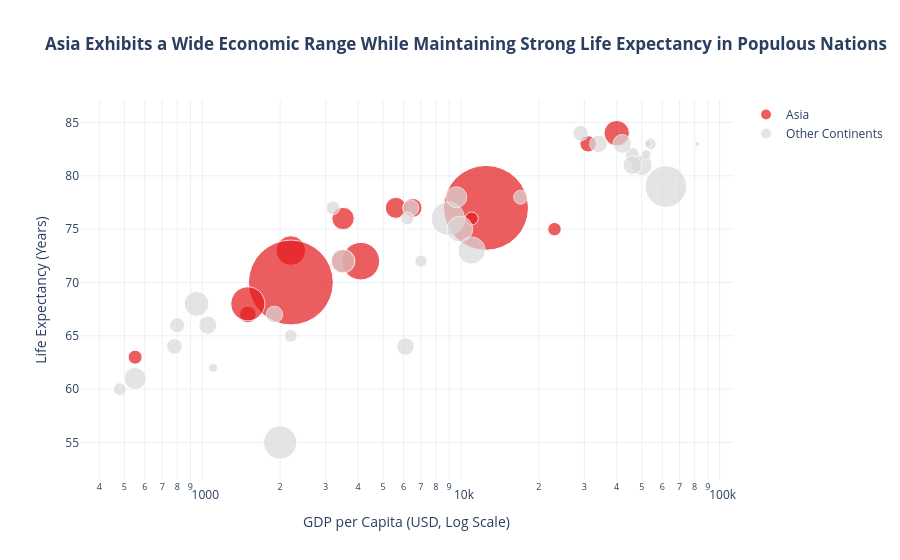

Notebook source saved alongside this figure:
### Code cell
highlight_continent = 'Asia'
df['highlight_group'] = df['Continent'].apply(
    lambda c: highlight_continent if c == highlight_continent else 'Other Continents'
)

fig2 = px.scatter(
    df,
    x='GDP_per_capita',
    y='Life_expectancy',
    size='Population',
    color='highlight_group',
    hover_name='Country',
    log_x=True,
    size_max=60, 
    title='<b>Asia Exhibits a Wide Economic Range While Maintaining Strong Life Expectancy in Populous Nations</b>',
    labels={
        'GDP_per_capita': 'GDP per Capita (USD, Log Scale)',
        'Life_expectancy': 'Life Expectancy (Years)',
        'highlight_group': 'Region Focus'
    },
    color_discrete_map={
        'Asia': '#e41a1c',           
        'Other Continents': '#d9d9d9' 
    }
)

fig2.add_annotation(
    x=10000,
    y=72,
    text="<b>Asia:</b> Diverse economic tiers<br>with massive population scale",
    showarrow=True,
    arrowhead=2,
    arrowsize=1,
    arrowwidth=2,
    arrowcolor='#666666',
    ax=40,
    ay=-40
)

fig2.update_layout(template='plotly_white', legend_title_text='')
fig2.show()

### Figure 1 — Plotly figure (JSON) as saved in the notebook; plotly's stock layout.template omitted (floating-point values rounded to 4 significant figures)
{"data": [{"hovertemplate": "<b>%{hovertext}</b><br><br>Region Focus=Asia<br>GDP per Capita (USD, Log Scale)=%{x}<br>Life Expectancy (Years)=%{y}<br>Population=%{marker.size}<extra></extra>", "hovertext": ["Afghanistan", "Bangladesh", "China", "India", "Indonesia", "Iran", "Japan", "Malaysia", "Myanmar", "Pakistan", "Philippines", "Saudi Arabia", "South Korea", "Thailand", "Vietnam"], "legendgroup": "Asia", "marker": {"color": "#e41a1c", "size": [38000000, 170000000, 1400000000, 1400000000, 275000000, 86000000, 125000000, 33000000, 54000000, 225000000, 111000000, 35000000, 52000000, 70000000, 97000000], "sizemode": "area", "sizeref": 388900.0, "symbol": "circle"}, "mode": "markers", "name": "Asia", "orientation": "v", "showlegend": true, "type": "scatter", "x": [550, 2200, 12500, 2200, 4100, 5600, 40000, 11000, 1500, 1500, 3500, 23000, 31000, 6500, 3500], "xaxis": "x", "y": [63, 73, 77, 70, 72, 77, 84, 76, 67, 68, 72, 75, 83, 77, 76], "yaxis": "y"}, {"hovertemplate": "<b>%{hovertext}</b><br><br>Region Focus=Other Continents<br>GDP per Capita (USD, Log Scale)=%{x}<br>Life Expectancy (Years)=%{y}<br>Population=%{marker.size}<extra></extra>", "hovertext": ["Australia", "Brazil", "Canada", "Colombia", "DR Congo", "Egypt", "Ethiopia", "France", "Germany", "Ghana", "Italy", "Kenya", "Mexico", "Morocco", "Mozambique", "Netherlands", "Nigeria", "Norway", "Peru", "Poland", "Russia", "South Africa", "Spain", "Sudan", "Sweden", "Tanzania", "Turkey", "Uganda", "UK", "USA", "Venezuela", "Zimbabwe"], "legendgroup": "Other Continents", "marker": {"color": "#d9d9d9", "size": [26000000, 215000000, 38000000, 51000000, 95000000, 103000000, 120000000, 68000000, 84000000, 32000000, 60000000, 54000000, 130000000, 37000000, 32000000, 18000000, 213000000, 5000000, 33000000, 38000000, 144000000, 59000000, 47000000, 44000000, 10000000, 63000000, 85000000, 47000000, 68000000, 335000000, 29000000, 16000000], "sizemode": "area", "sizeref": 388900.0, "symbol": "circle"}, "mode": "markers", "name": "Other Continents", "orientation": "v", "showlegend": true, "type": "scatter", "x": [54000, 8900, 46000, 6400, 550, 3500, 950, 42000, 50000, 2200, 34000, 1900, 9900, 3200, 480, 52000, 2000, 82000, 6200, 17000, 11000, 6100, 29000, 800, 53000, 1050, 9600, 780, 46000, 62000, 7000, 1100], "xaxis": "x", "y": [83, 76, 82, 77, 61, 72, 68, 83, 81, 65, 83, 67, 75, 77, 60, 82, 55, 83, 76, 78, 73, 64, 84, 66, 83, 66, 78, 64, 81, 79, 72, 62], "yaxis": "y"}], "layout": {"annotations": [{"arrowcolor": "#666666", "arrowhead": 2, "arrowsize": 1, "arrowwidth": 2, "ax": 40, "ay": -40, "showarrow": true, "text": "<b>Asia:</b> Diverse economic tiers<br>with massive population scale", "x": 10000, "y": 72}], "legend": {"itemsizing": "constant", "title": {"text": ""}, "tracegroupgap": 0}, "title": {"text": "<b>Asia Exhibits a Wide Economic Range While Maintaining Strong Life Expectancy in Populous Nations</b>"}, "xaxis": {"anchor": "y", "domain": [0, 1], "title": {"text": "GDP per Capita (USD, Log Scale)"}, "type": "log"}, "yaxis": {"anchor": "x", "domain": [0, 1], "title": {"text": "Life Expectancy (Years)"}}}}
